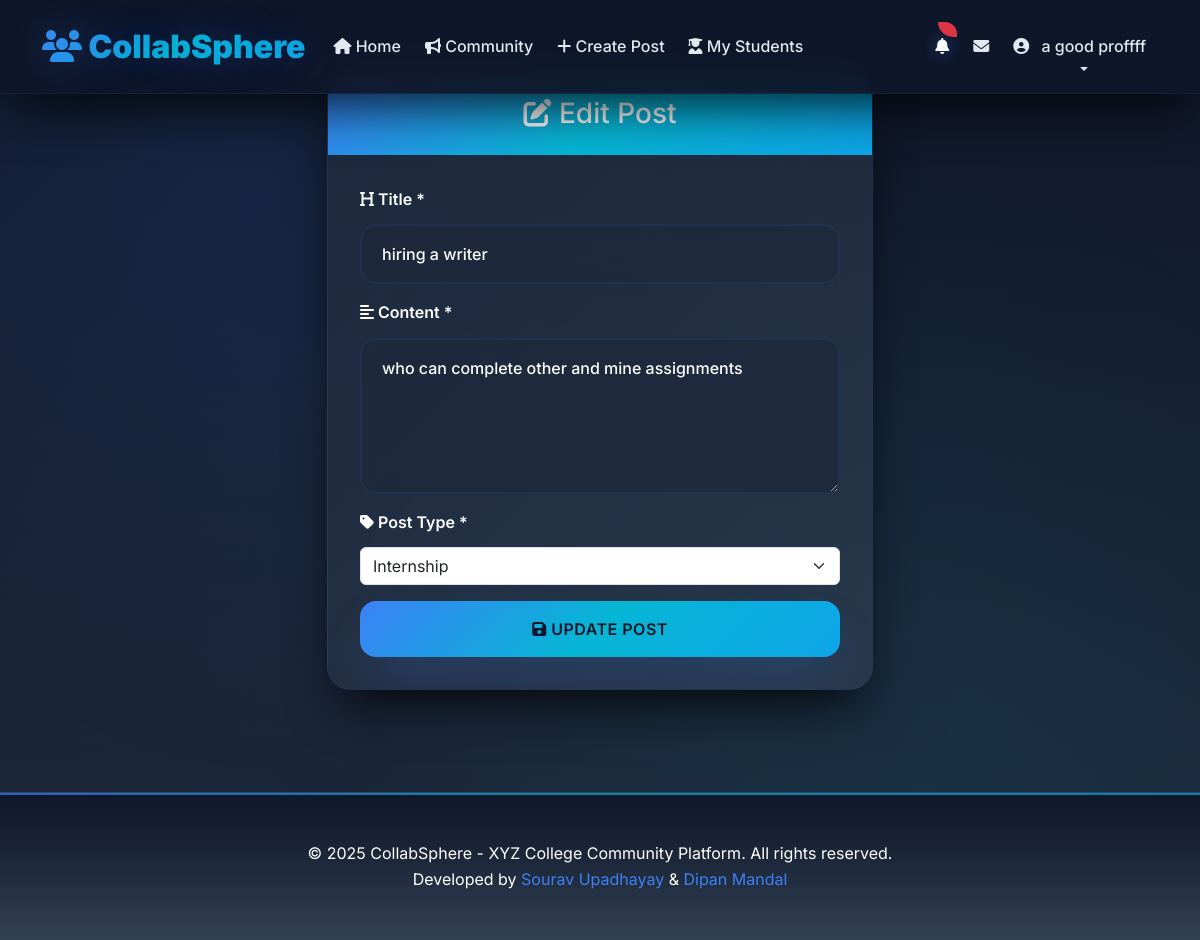
/community/post/4/edit/ (signed in), run on the app's committed database.
### accounts/models.py (models this page shows, shortened)
class CustomUser(AbstractUser):
    ROLE_CHOICES = [
        ('student', 'Current Student'),
        ('alumni', 'Alumni'),
        ('professor', 'Professor'),
    ]
    username = models.CharField(max_length=150, blank=True, null=True, unique=True)
    email = models.EmailField(unique=True)
    passout_batch = models.CharField(max_length=10, blank=True, null=True, help_text="Graduation year (e.g., 2024)")
    role = models.CharField(max_length=20, choices=ROLE_CHOICES, default='student')
    profile_pic = models.ImageField(upload_to='profile_pics/', blank=True, null=True)
    USERNAME_FIELD = 'email'
    REQUIRED_FIELDS = ['username', 'role']  # username required for superuser
    objects = CustomUserManager()
    def get_full_name(self):
        if self.first_name and self.last_name:
            return f"{self.first_name} {self.last_name}"
        return self.email

### community/models.py (models this page shows, shortened)
class Post(models.Model):
    POST_TYPE_CHOICES = [
        ('job', 'Job'),
        ('project', 'Project'),
        ('internship', 'Internship'),
        ('other', 'Other'),
    ]
    title = models.CharField(max_length=200)
    content = models.TextField()
    post_type = models.CharField(max_length=20, choices=POST_TYPE_CHOICES, default='other')
    created_at = models.DateTimeField(auto_now_add=True)
    created_by = models.ForeignKey(settings.AUTH_USER_MODEL, on_delete=models.CASCADE, related_name='posts')
    updated_at = models.DateTimeField(auto_now=True)
    class Meta:
        ordering = ['-created_at']

### community/views.py (the view)
# urls.py: path('post/<int:pk>/edit/', views.post_edit, name='post_edit'),
@login_required
def post_edit(request, pk):
    post = get_object_or_404(Post, pk=pk)
    if post.created_by != request.user:
        messages.error(request, 'You can only edit your own posts.')
        return redirect('community:post_detail', pk=pk)
    if request.method == 'POST':
        form = PostForm(request.POST, instance=post)
        if form.is_valid():
            form.save()
            messages.success(request, 'Post updated successfully!')
            return redirect('community:post_detail', pk=pk)
        else:
            messages.error(request, 'Please correct the errors below.')
    else:
        form = PostForm(instance=post)
    context = {
        'form': form,
        'post': post,
        'post_types': Post.POST_TYPE_CHOICES,
    }
    return render(request, 'community/post_edit.html', context)

### community/forms.py
class PostForm(forms.ModelForm):
    title = forms.CharField(
        max_length=200,
        widget=forms.TextInput(attrs={
            'class': 'form-control',
            'placeholder': 'Enter post title...'
        })
    )
    content = forms.CharField(
        widget=forms.Textarea(attrs={
            'class': 'form-control',
            'rows': 5,
            'placeholder': 'Share your thoughts, opportunities, or questions...'
        })
    )
    post_type = forms.ChoiceField(
        choices=Post.POST_TYPE_CHOICES,
        widget=forms.Select(attrs={'class': 'form-select'})
    )
    class Meta:
        model = Post
        fields = ['title', 'content', 'post_type']

### templates/community/post_edit.html (shortened to what this page needs)
{% extends 'base.html' %}
{% block content %}
<div class="row justify-content-center">
    <div class="col-md-8 col-lg-6">
        <div class="card">
            <div class="card-header text-center">
                <h3 class="mb-0">
                    <i class="fas fa-edit"></i> Edit Post
                </h3>
            </div>
            <div class="card-body">
                <form method="post">
                    <div class="mb-3">
                        <label for="{{ form.title.id_for_label }}" class="form-label">
                            <i class="fas fa-heading"></i> Title *
                        </label>
                        {{ form.title }}
                    </div>
                    <div class="mb-3">
                        <label for="{{ form.content.id_for_label }}" class="form-label">
                            <i class="fas fa-align-left"></i> Content *
                        </label>
                        {{ form.content }}
                    </div>
                    <div class="mb-3">
                        <label for="{{ form.post_type.id_for_label }}" class="form-label">
                            <i class="fas fa-tag"></i> Post Type *
                        </label>
                        {{ form.post_type }}
                    </div>
                    <div class="d-grid">
                        <button type="submit" class="btn btn-primary">
                            <i class="fas fa-save"></i> Update Post
                        </button>
                    </div>
                </form>
            </div>
        </div>
    </div>
</div>
{% endblock %}

### templates/base.html (shortened to what this page needs)
<!DOCTYPE html>
<html lang="en">
<head>
    <link href="https://cdn.jsdelivr.net/npm/bootstrap@5.3.0/dist/css/bootstrap.min.css" rel="stylesheet">
    <link rel="stylesheet" href="https://cdnjs.cloudflare.com/ajax/libs/font-awesome/6.4.2/css/all.min.css">
</head>
<body>
    <nav class="navbar navbar-expand-lg fixed-top">
        <div class="container">
            <a class="navbar-brand" href="{% url 'home' %}">
                <i class="fas fa-users"></i> CollabSphere
            </a>
            <div class="collapse navbar-collapse" id="navbarNav">
                <ul class="navbar-nav me-auto">
                    <li class="nav-item">
                        <a class="nav-link" href="{% url 'home' %}">
                            <i class="fas fa-home"></i> Home
                        </a>
                    </li>
                    <li class="nav-item">
                        <a class="nav-link" href="{% url 'community:post_list' %}">
                            <i class="fas fa-bullhorn"></i> Community
                        </a>
                    </li>
                    <li class="nav-item">
                        <a class="nav-link" href="{% url 'community:post_create' %}">
                            <i class="fas fa-plus"></i> Create Post
                        </a>
                    </li>
                    {% if user.is_authenticated %}
                        {% if user.role == 'student' %}
                            <li class="nav-item">
                                <a class="nav-link" href="{% url 'community:my_mentor' %}">
                                    <i class="fas fa-chalkboard-teacher"></i> My Mentor
                                </a>
                            </li>
                        {% elif user.role == 'professor' %}
                            <li class="nav-item">
                                <a class="nav-link" href="{% url 'community:my_students' %}">
                                    <i class="fas fa-user-graduate"></i> My Students
                                </a>
                            </li>
                        {% endif %}
                    {% endif %}
                </ul>
                <ul class="navbar-nav">
                    {% if user.is_authenticated %}
                        <li class="nav-item dropdown">
                            <a class="nav-link position-relative" href="#" id="notificationDropdown" role="button" data-bs-toggle="dropdown">
                                <i class="fas fa-bell"></i>
                                <span class="position-absolute top-0 start-100 translate-middle badge rounded-pill bg-danger" id="notification-badge" style="display: none;">
                                </span>
                            </a>
                        </li>
                        <li class="nav-item">
                            <a class="nav-link position-relative" href="{% url 'community:inbox' %}">
                                <i class="fas fa-envelope"></i>
                            </a>
                        </li>
                        <li class="nav-item dropdown">
                            <a class="nav-link dropdown-toggle" href="#" id="navbarDropdown" role="button" data-bs-toggle="dropdown">
                                {% if user.profile_pic %}
                                    <img src="{{ user.profile_pic.url }}" alt="Profile" class="profile-pic me-2" style="width: 32px; height: 32px;">
                                {% else %}
                                    <i class="fas fa-user-circle me-2"></i>
                                {% endif %}
                                {{ user.get_full_name|default:user.email }}
                            </a>
                        </li>
                    {% endif %}
                </ul>
            </div>
        </div>
    </nav>
    <main class="main-content mt-5 pt-4">
        <div class="container">
            {% block content %}{% endblock %}
        </div>
    </main>
    <footer class="footer">
        <div class="container">
            <p class="mb-0">&copy; 2025 CollabSphere - XYZ College Community Platform. All rights reserved.</p>
            <p class="mb-0">Developed by <a href="https://github.com/SouravUpadhyay7" target="_blank" style="color: var(--electric-blue); text-decoration: none;">Sourav Upadhayay</a> & <a href="https://github.com/Dip607" target="_blank" style="color: var(--electric-blue); text-decoration: none;">Dipan Mandal</a></p>
        </div>
    </footer>
</body>
</html>

### data on the page
CustomUser: get_full_name "a good proffff"
Post: title "hiring a writer", content "who can complete other and mine assignments", post_type "Internship"
